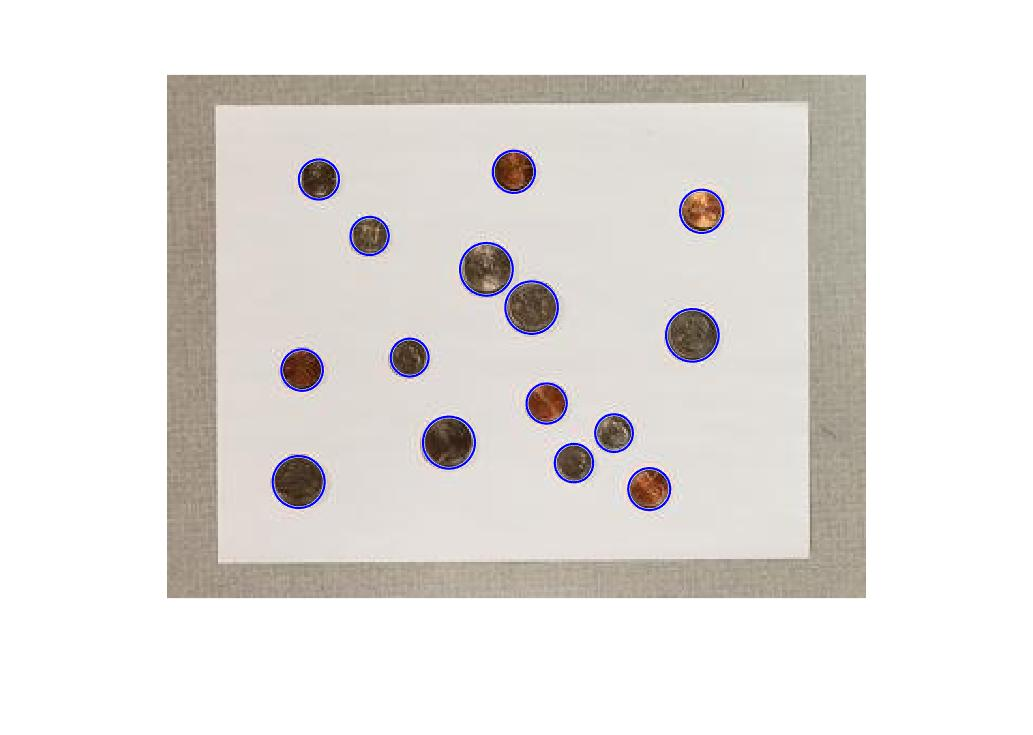
%> input picture src/new-method.jpg, 1033 x 735 px
$ octave --eval "result = generateCoinMaskComplex(imread('new-method.jpg'));"   (GNU Octave 9; MATLAB toolbox functions it lacks are replaced by stand-ins)
%> lines starting %> are read from the running program, lines starting %| are printed output that depends on the picture; in (x1, y1, x2, y2) boxes, pixels count from 0 and x2, y2 are one past the last pixel; in counts of white or black regions, pixels touching at a corner belong together; the program's own positions count from 1
function [coin_mask] = generateCoinMaskComplex(I)
    I_hsv = rgb2hsv(I);
%> I_hsv: size 735x1033x3 double; mean H, S, V 0.0704, 0.0515, 0.901
    I_gray = rgb2gray(I);
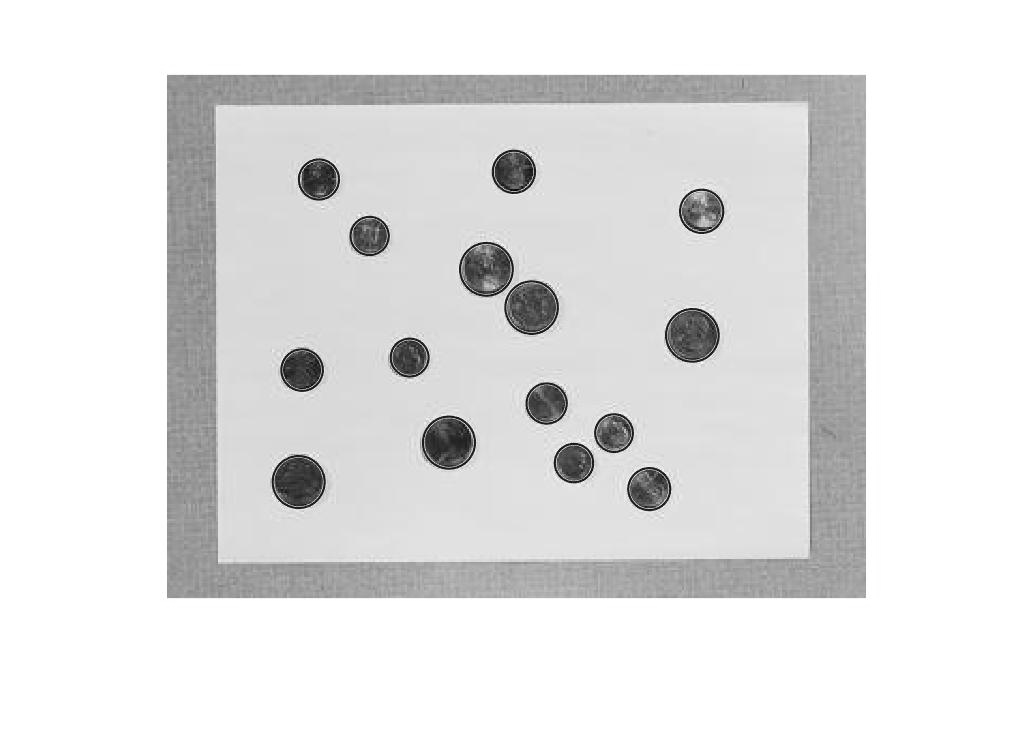
%> I_gray: size 735x1033 uint8; min 3, max 255, mean 225.8
    I_hue = imdilate(imbinarize(I_hsv(:,:,1)), strel('disk',10));
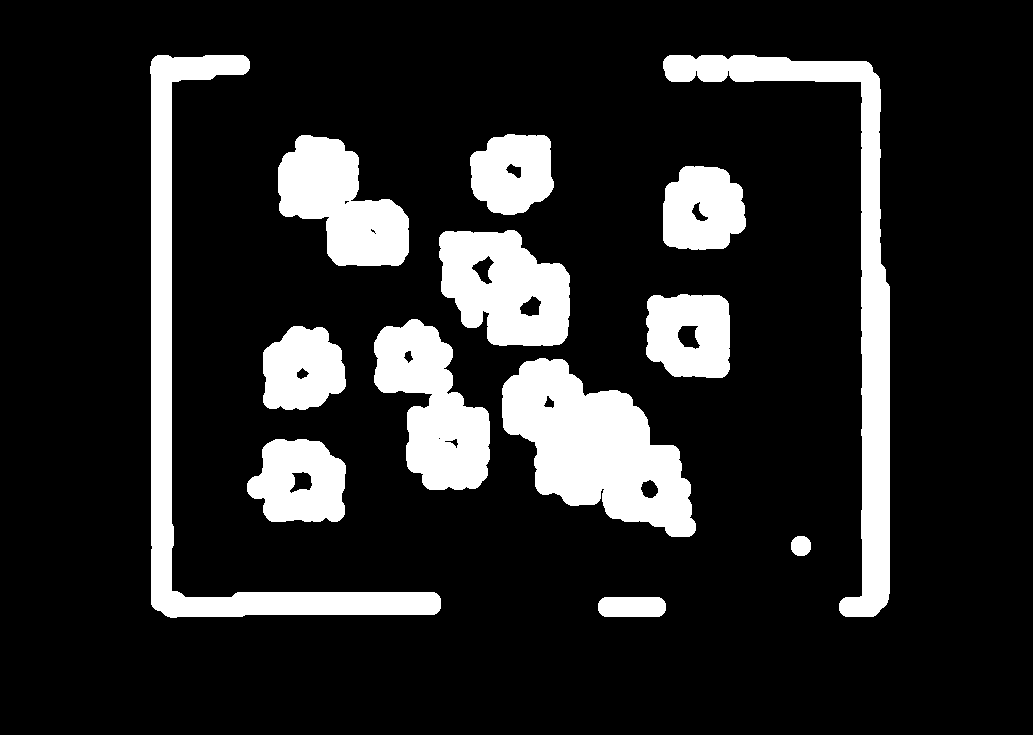
%> I_hue: size 735x1033 logical; 15.9% white; 13 white regions, largest, box (x1, y1, x2, y2) and area: (150, 55, 441, 618) 19475, (502, 358, 696, 537) 19410, (663, 55, 890, 617) 18603
    I_filt = medfilt2(I_gray, [50 50]);
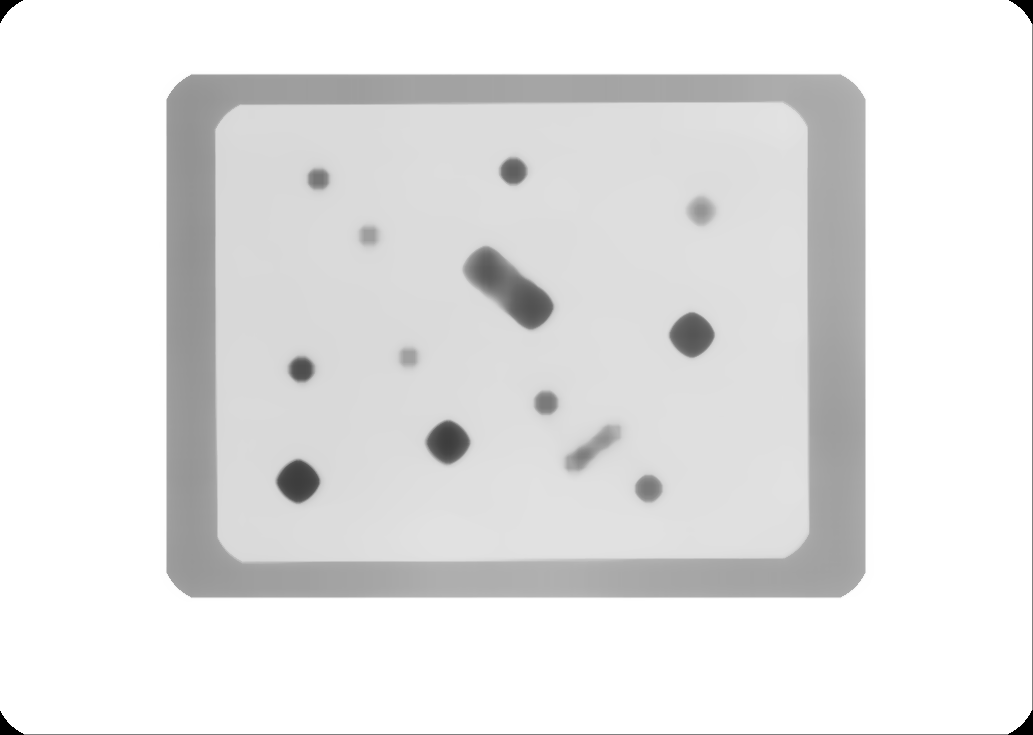
%> I_filt: size 735x1033 uint8; min 0, max 255, mean 228.6
    I_gray(I_hue) = I_filt(I_hue);
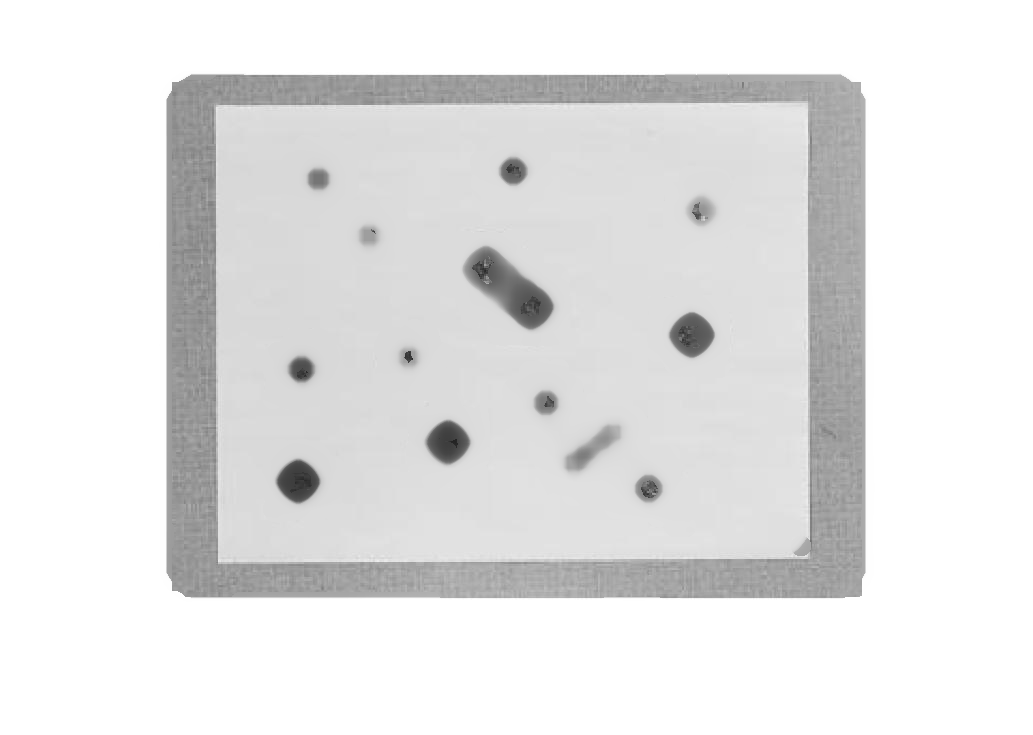
%> I_gray: size 735x1033 uint8; 10.61% of pixels changed, all inside (x1, y1, x2, y2) = (159, 64, 881, 608)
    I_bin = imclearborder(imcomplement(imbinarize(I_gray)));
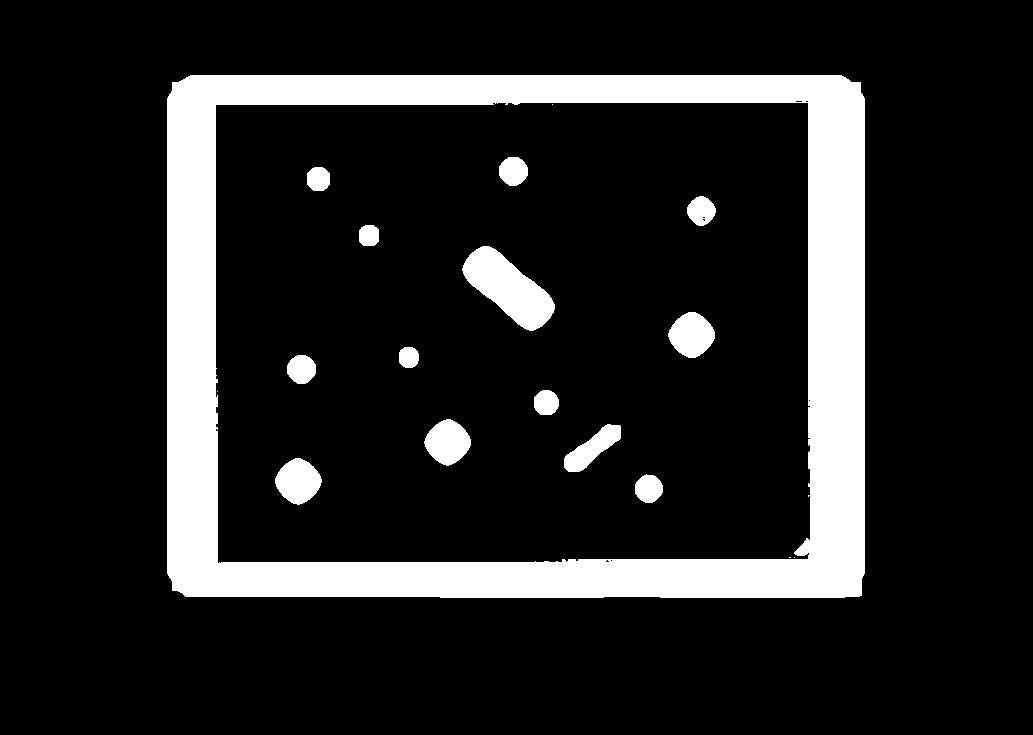
%> I_bin: size 735x1033 logical; 14.2% white; 18 white regions (4 under 20 px), largest, box (x1, y1, x2, y2) and area: (167, 75, 865, 598) 94001, (462, 246, 555, 331) 4035, (668, 312, 715, 358) 1538
    coin_mask = imfill(I_bin, 'holes');
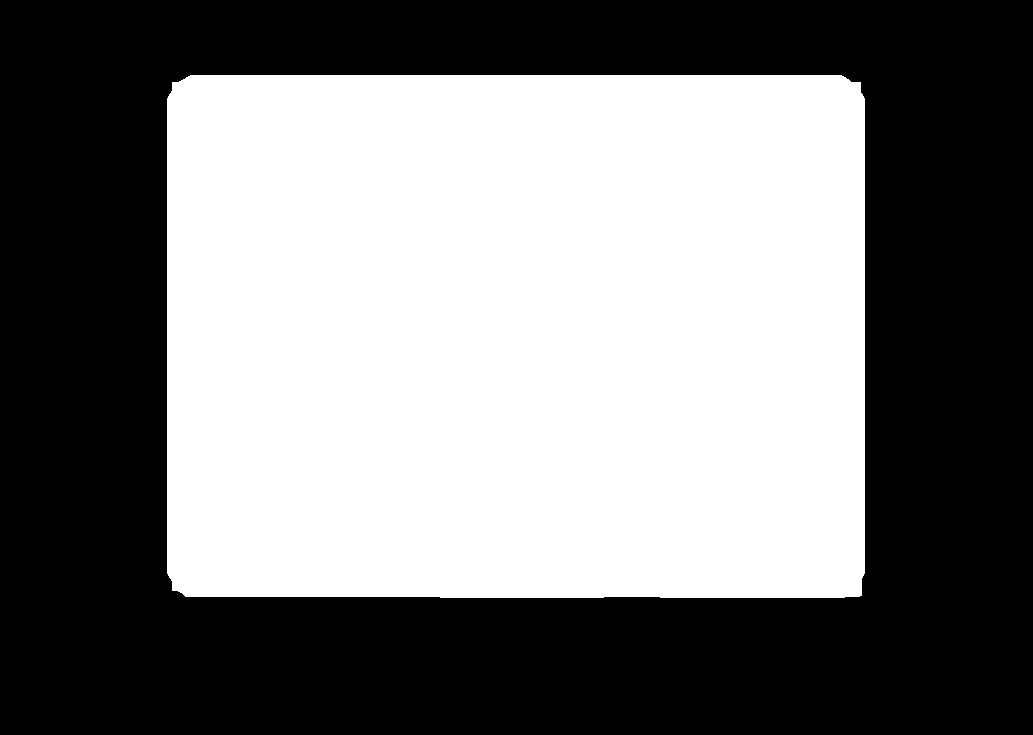
%> coin_mask: size 735x1033 logical; 48% white; 1 white region, box (x1, y1, x2, y2) and area: (167, 75, 865, 598) 364119
end
